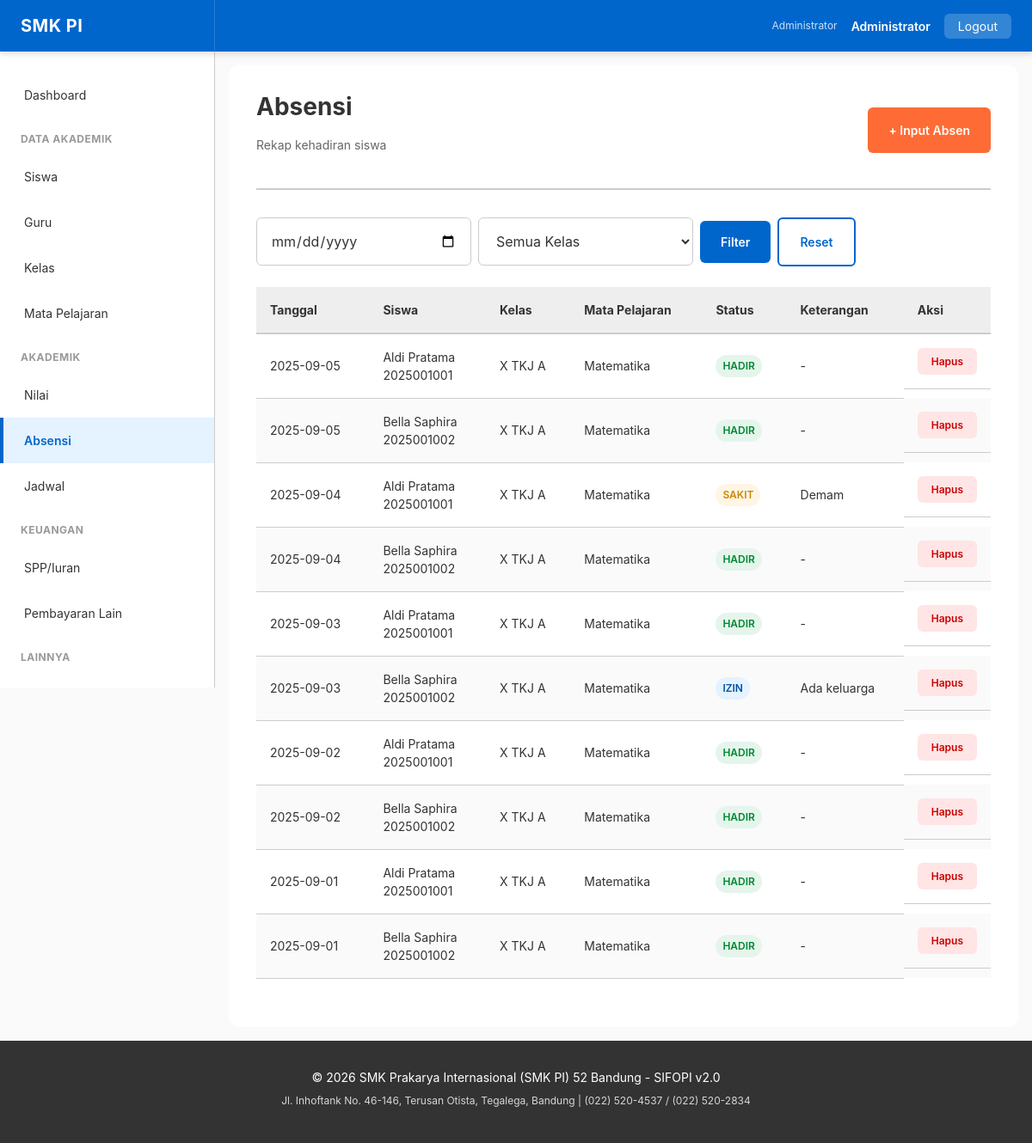
The app's page /absen (signed in) with its own data.
### tables this page shows
CREATE TABLE absen (
    id INT PRIMARY KEY AUTO_INCREMENT,
    siswa_id INT NOT NULL,
    pelajaran_kelas_id INT NOT NULL,
    tanggal DATE NOT NULL,
    status ENUM('HADIR', 'SAKIT', 'IZIN', 'ALPHA') DEFAULT 'HADIR',
    keterangan TEXT,
    created_at DATETIME DEFAULT CURRENT_TIMESTAMP,
    updated_at DATETIME DEFAULT CURRENT_TIMESTAMP ON UPDATE CURRENT_TIMESTAMP,
    FOREIGN KEY (siswa_id) REFERENCES siswa(id) ON DELETE CASCADE,
    FOREIGN KEY (pelajaran_kelas_id) REFERENCES pelajaran_kelas(id),
    UNIQUE KEY unique_attendance (siswa_id, pelajaran_kelas_id, tanggal),
    INDEX idx_siswa (siswa_id),
    INDEX idx_tanggal (tanggal),
    INDEX idx_status (status)
);

CREATE TABLE siswa (
    id INT PRIMARY KEY AUTO_INCREMENT,
    user_id INT,
    no_induk VARCHAR(20) NOT NULL UNIQUE,
    nama VARCHAR(100) NOT NULL,
    tgl_lahir DATE,
    jenis_kelamin ENUM('LAKI-LAKI', 'PEREMPUAN'),
    agama VARCHAR(20),
    alamat TEXT,
    no_telepon VARCHAR(20),
    email VARCHAR(100) UNIQUE,
    status ENUM('AKTIF', 'LULUS', 'KELUAR', 'SUSPENDED') DEFAULT 'AKTIF',
    kelas_id INT,
    tahun_ajaran_id INT,
    tanggal_masuk DATE,
    nama_ayah VARCHAR(100),
    nama_ibu VARCHAR(100),
    pekerjaan_ayah VARCHAR(100),
    pekerjaan_ibu VARCHAR(100),
    no_telepon_wali VARCHAR(20),
    nama_wali VARCHAR(100),
    alamat_wali TEXT,
    pekerjaan_wali VARCHAR(100),
    golongan_darah VARCHAR(3),
    anak_ke INT,
    status_anak VARCHAR(20),
    nama_sekolah_asal VARCHAR(100),
    alamat_sekolah_asal TEXT,
    foto VARCHAR(255),
    is_active BOOLEAN DEFAULT true,
    created_at DATETIME DEFAULT CURRENT_TIMESTAMP,
    updated_at DATETIME DEFAULT CURRENT_TIMESTAMP ON UPDATE CURRENT_TIMESTAMP,
    FOREIGN KEY (user_id) REFERENCES user(id) ON DELETE SET NULL,
    FOREIGN KEY (kelas_id) REFERENCES kelas(id),
    FOREIGN KEY (tahun_ajaran_id) REFERENCES tahun_ajaran(id),
    UNIQUE KEY unique_no_induk (no_induk),
    INDEX idx_nama (nama),
    INDEX idx_kelas (kelas_id),
    INDEX idx_status (status),
    INDEX idx_active (is_active)
);

CREATE TABLE kelas (
    id INT PRIMARY KEY AUTO_INCREMENT,
    nama_kelas VARCHAR(50) NOT NULL,
    no_ruangan VARCHAR(10),
    id_guru_wali INT,
    tahun_ajaran_id INT NOT NULL,
    kurikulum VARCHAR(100),
    capacity INT DEFAULT 40,
    is_active BOOLEAN DEFAULT true,
    created_at DATETIME DEFAULT CURRENT_TIMESTAMP,
    updated_at DATETIME DEFAULT CURRENT_TIMESTAMP ON UPDATE CURRENT_TIMESTAMP,
    FOREIGN KEY (id_guru_wali) REFERENCES guru(id),
    FOREIGN KEY (tahun_ajaran_id) REFERENCES tahun_ajaran(id),
    UNIQUE KEY unique_class (nama_kelas, tahun_ajaran_id),
    INDEX idx_guru_wali (id_guru_wali),
    INDEX idx_active (is_active)
);

CREATE TABLE mapel (
    id INT PRIMARY KEY AUTO_INCREMENT,
    kode_mapel VARCHAR(20) UNIQUE,
    mata_pelajaran VARCHAR(100) NOT NULL,
    kategori_pelajaran VARCHAR(50),
    jam_pembelajaran INT,
    kurikulum VARCHAR(100),
    is_active BOOLEAN DEFAULT true,
    created_at DATETIME DEFAULT CURRENT_TIMESTAMP,
    updated_at DATETIME DEFAULT CURRENT_TIMESTAMP ON UPDATE CURRENT_TIMESTAMP,
    INDEX idx_nama (mata_pelajaran),
    INDEX idx_kategori (kategori_pelajaran),
    INDEX idx_active (is_active)
);

### public/index.php (called while the page is built, shortened)
<?php
$configPath = dirname(__DIR__) . '/config';
require_once $configPath . '/database.php';
require_once $configPath . '/helpers.php';
class Router {
    private function render(string $viewPath, array $vars = []): void {
        extract($vars);
        $contentFile = dirname(__DIR__) . '/views/' . $viewPath . '.php';
        include $contentFile;
        include dirname(__DIR__) . '/views/layout/base.php';
    }
    private function db(): Database { return Database::getInstance(); }
    private function absenList(): void {
        $db       = $this->db();
        $page     = (int)($_GET['page'] ?? 1);
        $tanggal  = sanitize($_GET['tanggal'] ?? '');
        $where  = [];
        $params = [];
        $whereStr = $where ? 'WHERE ' . implode(' AND ', $where) : '';
        $sql = "SELECT a.*, s.nama as nama_siswa, s.no_induk, k.nama_kelas, m.mata_pelajaran
                FROM absen a
                JOIN siswa s ON s.id = a.siswa_id
                JOIN pelajaran_kelas pk ON pk.id = a.pelajaran_kelas_id
                JOIN kelas k ON k.id = pk.kelas_id
                JOIN mapel m ON m.id = pk.mapel_id
                $whereStr
                ORDER BY a.tanggal DESC, s.nama
                LIMIT ? OFFSET ?";
        $perPage = ITEMS_PER_PAGE;
        $offset  = ($page - 1) * $perPage;
        $data    = $db->query($sql, array_merge($params, [$perPage, $offset]))->fetchAll();
        $countSql = "SELECT COUNT(*) as c FROM absen a JOIN pelajaran_kelas pk ON pk.id = a.pelajaran_kelas_id $whereStr";
        $total    = (int)($db->query($countSql, $params)->fetch()['c'] ?? 0);
        $pages    = max(1, (int)ceil($total / $perPage));
        $result = [
            'data' => $data, 'page' => $page, 'pages' => $pages,
            'total' => $total, 'has_prev' => $page > 1, 'has_next' => $page < $pages,
        ];
        $this->render('absen/list', compact('result', 'kelas_list', 'tanggal', 'kelas_id'));
    }
}
(new Router())->route();

### config/helpers.php (called while the page is built, shortened)
<?php
if (function_exists('safe')) {
    return;
}
function safe(mixed $value): string {
    return htmlspecialchars((string)$value, ENT_QUOTES, 'UTF-8');
}
function sanitize(string $value): string {
    return trim(htmlspecialchars($value, ENT_QUOTES, 'UTF-8'));
}

### config/database.php (called while the page is built, shortened)
<?php
class Database {
    private static $instance = null;
    private $pdo;
    public static function getInstance(): self {
        if (self::$instance === null) {
            self::$instance = new self();
        }
        return self::$instance;
    }
    private function connect(): void {
        try {
            $host = $_ENV['DB_HOST'] ?? 'localhost';
            $port = $_ENV['DB_PORT'] ?? 3306;
            $dbname = $_ENV['DB_NAME'] ?? 'atol_akademik_smk_pi';
            $user = $_ENV['DB_USER'] ?? 'root';
            $password = $_ENV['DB_PASSWORD'] ?? '';
            $dsn = "mysql:host={$host};port={$port};dbname={$dbname};charset=utf8mb4";
            $this->pdo = new PDO(
                $dsn,
                $user,
                $password,
                [
                    PDO::ATTR_ERRMODE => PDO::ERRMODE_EXCEPTION,
                    PDO::ATTR_DEFAULT_FETCH_MODE => PDO::FETCH_ASSOC,
                    PDO::ATTR_EMULATE_PREPARES => false,
                ]
            );
        } catch (PDOException $e) {
            die('Database connection failed: ' . htmlspecialchars($e->getMessage()));
        }
    }
    public function query(string $sql, array $params = []): PDOStatement {
        try {
            $stmt = $this->pdo->prepare($sql);
            $stmt->execute($params);
            return $stmt;
        } catch (PDOException $e) {
            $this->lastError = $e->getMessage();
            if ($_ENV['APP_DEBUG'] ?? false) {
                error_log('SQL Error: ' . $e->getMessage() . "\nSQL: " . $sql);
            }
            throw new Exception('Database query failed. Please try again.');
        }
    }
}

### views/absen/list.php (the view, shortened to what this page needs)
<div class="page-header" style="display:flex;justify-content:space-between;align-items:center;">
    <div>
        <h1 class="page-title">Absensi</h1>
        <p class="page-subtitle">Rekap kehadiran siswa</p>
    </div>
    <?php if (in_array($_SESSION['user']['role'], ['ADMIN','GURU'])): ?>
        <a href="/absen/create" class="btn btn-secondary">+ Input Absen</a>
    <?php endif; ?>
</div>
<div class="search-bar">
    <form method="GET" action="/absen" style="display:flex;gap:8px;align-items:center;flex-wrap:wrap;">
        <input type="date" name="tanggal" value="<?= safe($tanggal ?? '') ?>" class="search-input" style="max-width:180px;">
        <select name="kelas_id" class="search-input" style="max-width:200px;">
            <option value="">Semua Kelas</option>
        </select>
        <button type="submit" class="btn btn-primary">Filter</button>
        <a href="/absen" class="btn btn-outline">Reset</a>
    </form>
</div>
<?php if (!empty($result['data'])): ?>
    <div class="table-responsive">
        <table class="table">
            <thead>
                <tr><th>Tanggal</th><th>Siswa</th><th>Kelas</th><th>Mata Pelajaran</th><th>Status</th><th>Keterangan</th><th style="width:80px;">Aksi</th></tr>
            </thead>
            <tbody>
                <?php foreach ($result['data'] as $a):
                    $sc = match($a['status'] ?? 'HADIR') { 'HADIR'=>'success','SAKIT'=>'warning','IZIN'=>'primary', default=>'danger' };
                ?>
                    <tr>
                        <td><?= safe($a['tanggal']) ?></td>
                        <td><?= safe($a['nama_siswa'] ?? '-') ?><br><small><?= safe($a['no_induk'] ?? '') ?></small></td>
                        <td><?= safe($a['nama_kelas'] ?? '-') ?></td>
                        <td><?= safe($a['mata_pelajaran'] ?? '-') ?></td>
                        <td><span class="badge badge-<?= $sc ?>"><?= safe($a['status'] ?? 'HADIR') ?></span></td>
                        <td><?= safe($a['keterangan'] ?? '-') ?></td>
                        <td class="table-actions">
                            <?php if (in_array($_SESSION['user']['role'], ['ADMIN','GURU'])): ?>
                            <form method="POST" action="/absen/delete?id=<?= $a['id'] ?>" style="display:inline;" onsubmit="return confirm('Hapus data absen ini?')">
                                <button class="btn btn-small action-delete">Hapus</button>
                            </form>
                            <?php endif; ?>
                        </td>
                    </tr>
                <?php endforeach; ?>
            </tbody>
        </table>
    </div>
<?php endif; ?>

### public/assets/css/theme.css (style rules this page uses)
.search-bar { display: flex; gap: var(--spacing-md); margin-bottom: var(--spacing-lg); }
.search-input { flex: 1; min-width: 250px; }
.table-actions { display: flex; gap: var(--spacing-sm); }
.action-delete { background: var(--color-error-light); color: var(--color-error); }

### public/assets/css/variables.css (style rules this page uses)
:root { --color-primary: #0066CC; --color-primary-dark: #0052A3; --color-primary-light: #E5F2FF; --color-secondary: #FF6B35; --color-secondary-dark: #E55A28; --color-secondary-light: #FFE5D5; --color-success: #00AA44; --color-success-dark: #008833; --color-success-light: #E5F5EB; --color-warning: #FFAA00; --color-warning-dark: #CC8800; --color-warning-light: #FFF5E5; --color-error: #CC0000; --color-error-dark: #AA0000; --color-error-light: #FFE5E5; --color-info: #0066CC; --color-info-light: #E5F2FF; --color-dark-text: #333333; --color-light-bg: #EEEEEE; --color-border: #CCCCCC; --color-white: #FFFFFF; --color-black: #000000; --color-gray-50: #FAFAFA; --color-gray-100: #F5F5F5; --color-gray-200: #EEEEEE; --color-gray-300: #DDDDDD; --color-gray-400: #CCCCCC; --color-gray-500: #999999; --color-gray-600: #666666; --color-gray-700: #444444; --color-gray-800: #333333; --color-gray-900: #1A1A1A; --font-family: -apple-system, BlinkMacSystemFont, 'Segoe UI', 'Roboto', 'Oxygen', 'Ubuntu', 'Cantarell', sans-serif; --font-mono: 'Courier New', 'Courier', monospace; --font-size-base: 16px; --font-size-xs: 12px; --font-size-sm: 14px; --font-size-lg: 18px; --font-size-xl: 20px; --font-size-2xl: 24px; --font-size-3xl: 28px; --font-size-4xl: 32px; --font-weight-light: 300; --font-weight-normal: 400; --font-weight-medium: 500; --font-weight-semibold: 600; --font-weight-bold: 700; --line-height-tight: 1.2; --line-height-normal: 1.5; --line-height-relaxed: 1.75; --spacing-xs: 4px; --spacing-sm: 8px; --spacing-md: 16px; --spacing-lg: 24px; --spacing-xl: 32px; --spacing-2xl: 40px; --spacing-3xl: 48px; --radius-sm: 4px; --radius-md: 6px; --radius-lg: 12px; --radius-xl: 16px; --radius-full: 9999px; --shadow-sm: 0 1px 2px rgba(0, 0, 0, 0.05); --shadow-md: 0 4px 6px rgba(0, 0, 0, 0.1); --shadow-lg: 0 10px 20px rgba(0, 0, 0, 0.15); --shadow-xl: 0 20px 40px rgba(0, 0, 0, 0.2); --transition-fast: 150ms ease-in-out; --transition-normal: 300ms ease-in-out; --transition-slow: 500ms ease-in-out; --z-dropdown: 1000; --z-modal: 2000; --z-tooltip: 3000; --breakpoint-sm: 640px; --breakpoint-md: 1024px; --breakpoint-lg: 1280px; --navbar-height: 60px; --sidebar-width: 250px; --max-container-width: 1400px; }
@media (prefers-color-scheme: light) { :root { --bg-primary: #FFFFFF; --bg-secondary: #F5F5F5; --text-primary: #333333; --text-secondary: #666666; } }

### public/assets/css/layout.css (style rules this page uses)
.page-header { margin-bottom: var(--spacing-xl); border-bottom: 2px solid var(--color-border); padding-bottom: var(--spacing-lg); }
.page-title { font-size: var(--font-size-3xl); margin-bottom: var(--spacing-md); }
.page-subtitle { color: var(--color-gray-600); font-size: var(--font-size-sm); }

### records on screen
absen: tanggal "2025-09-05", siswa.nama "Aldi Pratama", siswa.no_induk "2025001001", kelas.nama_kelas "X TKJ A", mapel.mata_pelajaran "Matematika", status "HADIR", keterangan "-"
absen: tanggal "2025-09-05", siswa.nama "Bella Saphira", siswa.no_induk "2025001002", kelas.nama_kelas "X TKJ A", mapel.mata_pelajaran "Matematika", status "HADIR", keterangan "-"
absen: tanggal "2025-09-04", siswa.nama "Aldi Pratama", siswa.no_induk "2025001001", kelas.nama_kelas "X TKJ A", mapel.mata_pelajaran "Matematika", status "SAKIT", keterangan "Demam"
absen: tanggal "2025-09-04", siswa.nama "Bella Saphira", siswa.no_induk "2025001002", kelas.nama_kelas "X TKJ A", mapel.mata_pelajaran "Matematika", status "HADIR", keterangan "-"
absen: tanggal "2025-09-03", siswa.nama "Aldi Pratama", siswa.no_induk "2025001001", kelas.nama_kelas "X TKJ A", mapel.mata_pelajaran "Matematika", status "HADIR", keterangan "-"
absen: tanggal "2025-09-03", siswa.nama "Bella Saphira", siswa.no_induk "2025001002", kelas.nama_kelas "X TKJ A", mapel.mata_pelajaran "Matematika", status "IZIN", keterangan "Ada keluarga"
absen: tanggal "2025-09-02", siswa.nama "Aldi Pratama", siswa.no_induk "2025001001", kelas.nama_kelas "X TKJ A", mapel.mata_pelajaran "Matematika", status "HADIR", keterangan "-"
absen: tanggal "2025-09-02", siswa.nama "Bella Saphira", siswa.no_induk "2025001002", kelas.nama_kelas "X TKJ A", mapel.mata_pelajaran "Matematika", status "HADIR", keterangan "-"
absen: tanggal "2025-09-01", siswa.nama "Aldi Pratama", siswa.no_induk "2025001001", kelas.nama_kelas "X TKJ A", mapel.mata_pelajaran "Matematika", status "HADIR", keterangan "-"
absen: tanggal "2025-09-01", siswa.nama "Bella Saphira", siswa.no_induk "2025001002", kelas.nama_kelas "X TKJ A", mapel.mata_pelajaran "Matematika", status "HADIR", keterangan "-"

### other values on screen
safe($_SESSION['user']['fullname']) "Administrator"
safe(SCHOOL_NAME) "SMK Prakarya Internasional (SMK PI) 52 Bandung"
safe(SCHOOL_ADDRESS) "Jl. Inhoftank No. 46-146, Terusan Otista, Tegalega, Bandung"
safe(SCHOOL_PHONE) "(022) 520-4537 / (022) 520-2834"
